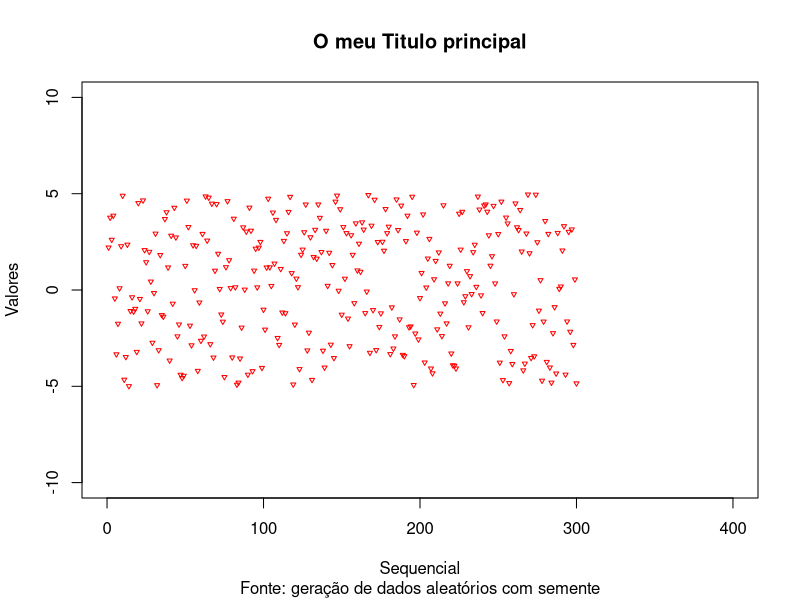
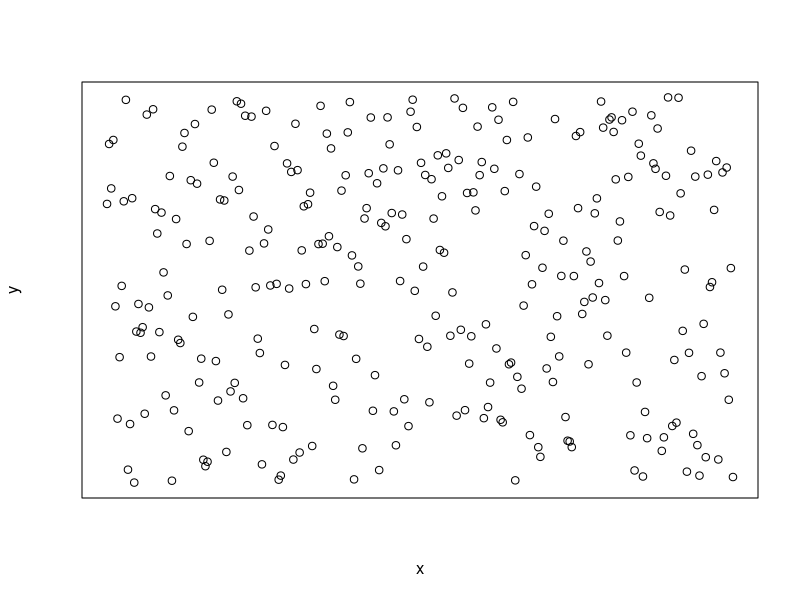
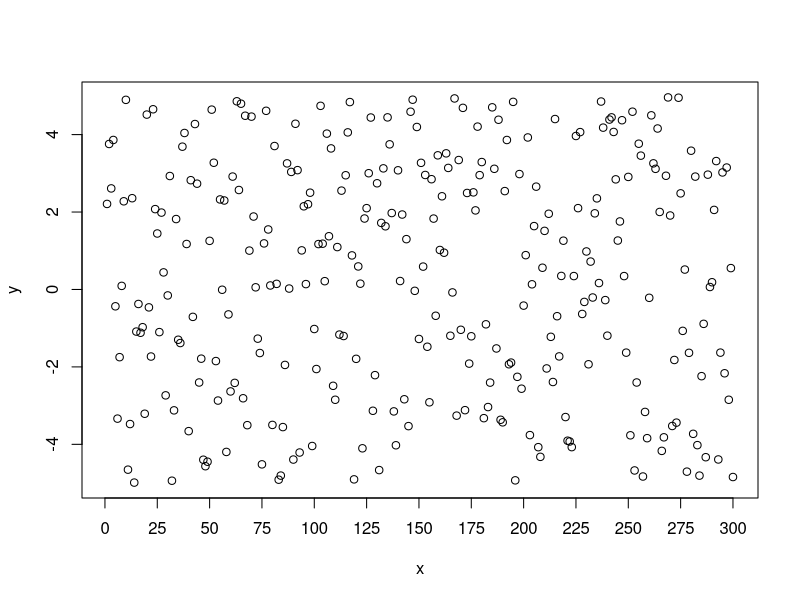
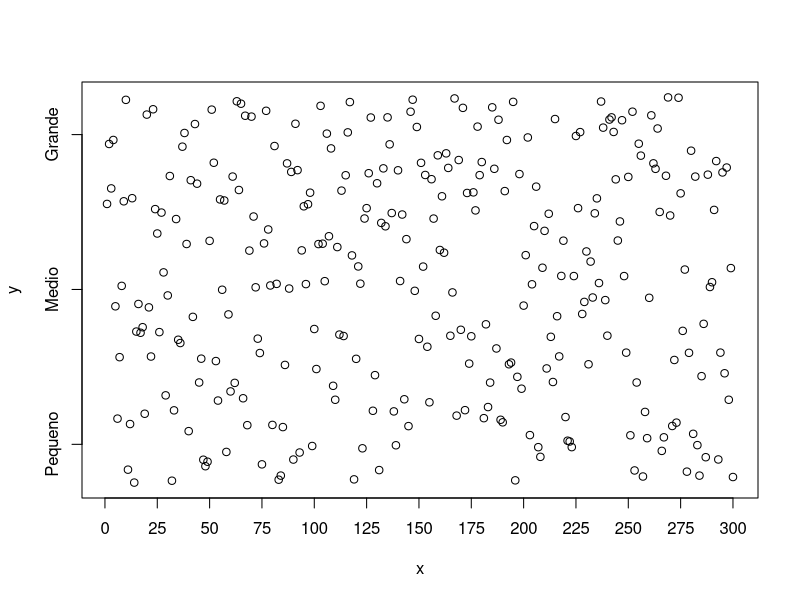
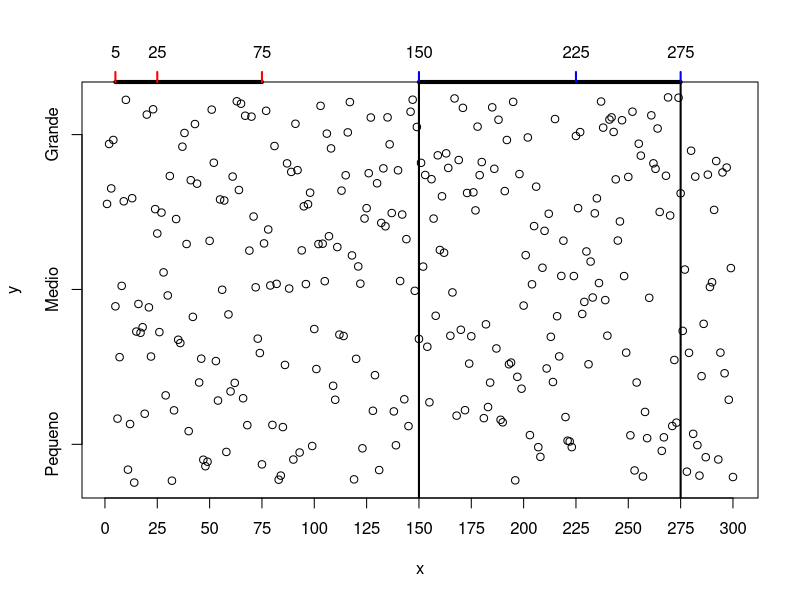
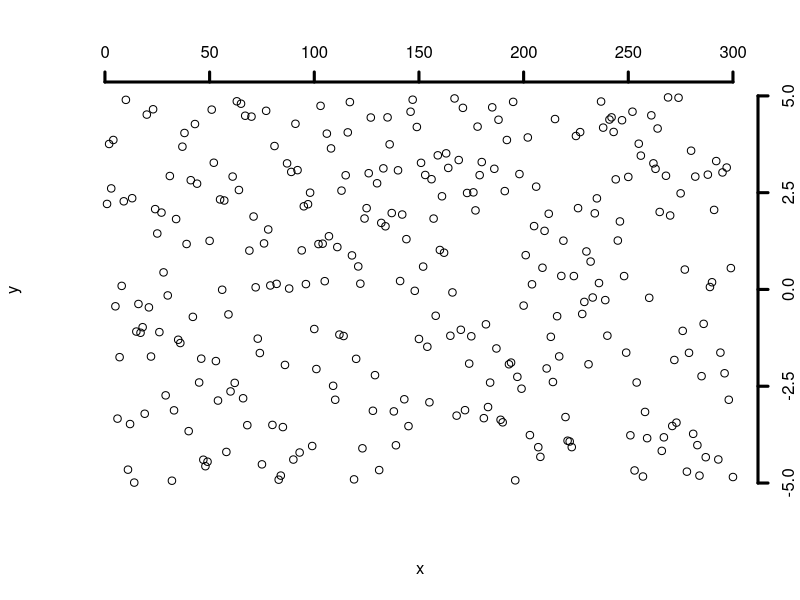
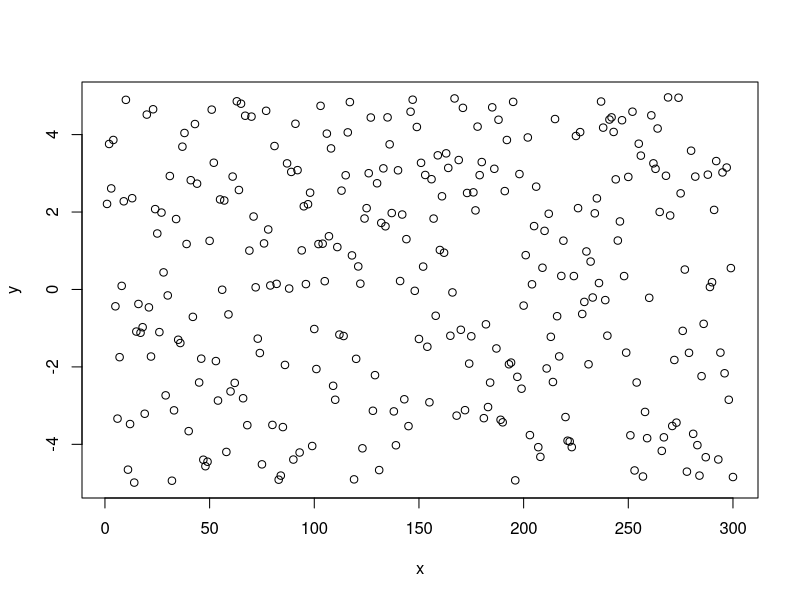
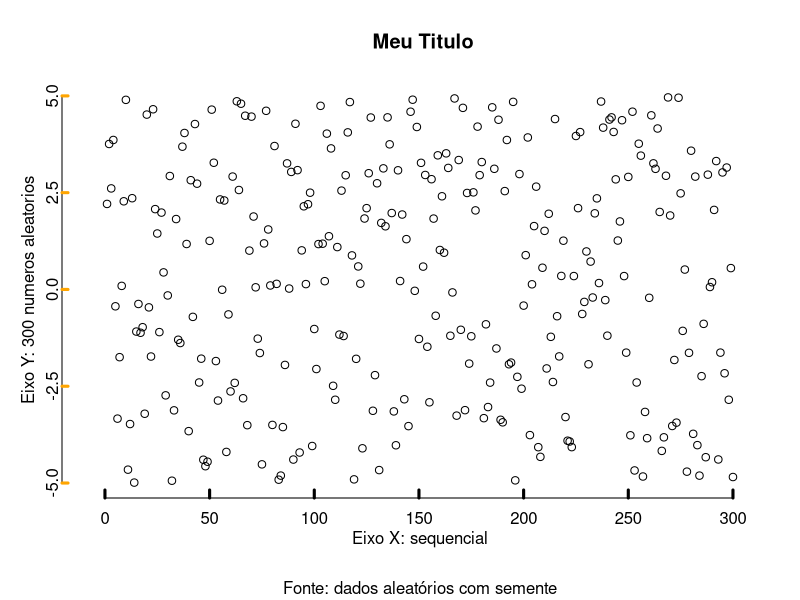

Here is the R script that generated these plots, in order:
## ---- chunk 1
knitr::opts_chunk$set(echo = TRUE)
## ---- chunk 2
pro<- par(no.readonly=TRUE) 
## ---- chunk 3
set.seed(12345) # semente serve para reprodução de valores iguais em dados aleatórios (ou  seudo...)

x<-1:300

y<-runif(x,-5,5)

# gráfico ...Dica, ordene sempre os argumentos de forma semelhante para encontrar de forma rápida o que quer modificar. Separe cada elemento em linhas separadas...
# Nesse exemplo: primeira linha tem os dados a serem graficados
# Segunda e terceira, os limites dos eixos
# Quarta até sexta, aparência dos pontos, cor, tipo e tamanho
# Sétima até o final, títulos principais, sub e títulos dos eixos
plot(x, y, 
     ylim = c(-10,10), 
     xlim = c(0,400),
     col  = "red", 
     pch  = 25, 
     cex  = 0.5,
     main = "O meu Titulo principal",
     sub  = "Fonte: geração de dados aleatórios com semente",
     xlab = "Sequencial", 
     ylab = "Valores")


## ---- chunk 4
par(pro) # voltamos aos valores padrão..
plot(x,y,
     xaxt = "n",   # o valor xaxt="n", impede de plotar o eixo x
     yaxt = "n")   # o valor yaxt="n", impede de plotar o eixo y 
## ---- chunk 5

plot(x,y,
     xaxt="n") # o valor xaxt="n", impede de plotar o eixo x

axis(side= 1,
     at  = c(seq(0, 300, 25))) # valores no eixo x de x=0 a 300, cada 25

## ---- chunk 6
plot(x,y,
     xaxt="n",
     yaxt="n")

axis(side= 1,                  # no eixo x inferior
     at  = c(seq(0, 300, 25))) # plotar os valores no eixo x de x=0 a 300, cada 25

axis(side   = 2,                               # no eixo y, lateral esquerdo
     at     = c(-4,0,4),                       # nas posições de vetor indicado
     labels = c("Pequeno","Medio","Grande"))   # plotar os textos indicados
## ---- chunk 7
plot(x,y,
     xaxt="n",
     yaxt="n")

axis(side = 1,                  # no eixo x inferior
     at   = c(seq(0, 300, 25))) # plotar os valores no eixo x de x=0 a 300, cada 25

axis(side   = 2,                               # no eixo y, lateral esquerdo
     at     = c(-4,0,4),                       # nas posições de vetor indicado
     labels = c("Pequeno","Medio","Grande"))   # plotar os textos indicados

axis(side      = 3,            # adicionamos no eixo x superior
     at        = c(5,25,75),   # nos valores...
     lwd       = 4,            # espessura de 4 
     lwd.ticks = 2,            # espessura das marcas
     col.ticks = "red")        # cor das marcas

axis(side      =3,                # adicionamos no eixo x superior
     at        = c(150,225,275),  # nos valores...
     lwd       = 4,               # espessura de 4
     lwd.ticks = 2,               # espessura das marcas 
     col.ticks = "blue")          # cor das marcas

abline(v=150, lwd =2)   # linha vertical no valor de 150, espessura 2

abline(v=275, lwd =2)   # linha vertical no valor de 150, espessura 2
## ---- chunk 8
plot(x,y,
     bty ="n",  # suprimir a caixa do gráfico (borda exterior)
     xaxt="n",  # suprimir eixo x
     yaxt="n")  # suprimir eixo y

axis(side = 3,
     at   = seq(0,300,50),
     lwd  = 3)
axis(side = 4,
     at   = seq(-5,5,2.5),
     lwd  = 3)
## ---- chunk 9

par(tcl = -0.5, # valor padrão, controla o tamanho das marcas e a direção, valor negativo = marca fora
    mgp = c(3,1,0)) #padrão

plot(x,y) 
## ---- chunk 10
# sua solução

## ---- chunk 11
# sua solução

## ---- chunk 12
par(pro)
plot(x,y,
     bty  ="n",  # suprimir a caixa do gráfico (borda exterior)
     xaxt = "n",
     yaxt = "n",
     xlab = "",
     ylab = "", 
     main = " Meu Titulo", 
     sub  = "Fonte: dados aleatórios com semente")

axis(side     = 1,
     at       = seq(0,300,50),
     tcl      = 0.4,
     lwd.ticks= 3,
     mgp      = c(0,0.5,0))
#usamos mtext porque o eixo foi desabilitado em plot..
mtext(side = 1,         
      text = "Eixo X: sequencial",
      line = 1.5)

axis(side     = 2,
     at       = seq(-5,5,2.5),
     tcl      = 0.3,
     lwd.ticks= 3 ,
     col.ticks= "orange",
     mgp      = c(0,1,1))

mtext(side=2,
      text="Eixo Y: 300 numeros aleatorios",
      line=2.2)
## ---- chunk 13
par(pro)
par(oma  = c(3,3,3,0),  # parâmetro que estabelece a margem exterior da janela comum
    mar  = c(2,2,2,1),  # parâmetro que estabelece a margem exterior de cada gráfico(em linhas)
    mfrow= c(2,2),      # parâmetro que determina a quantidade e posição dos gráficos
    pty  = "s")         # parâmetro que ajusta os eixos para deixar eles de igual tamanho

plot(1,1, ylab="", xlab="", type="n", main = "1")
plot(1,1, ylab="", xlab="", type="n", main = "2")
plot(1,1, ylab="", xlab="", type="n", main = "3")
plot(1,1, ylab="", xlab="", type="n", main = "4")

mtext(text = "Rótulo comum ao eixo x",
      side = 1,
      line = 0,
      outer= TRUE)

mtext(text ="Rótulo comum ao eixo y",
      side = 2,
      line = 0,
      outer= TRUE)
mtext(text ="Vários gráficos numa janela só",
      side = 3,
      line = 0,
      outer= TRUE,
      cex  = 1.5)
## ---- chunk 14
cars <- datasets::cars                 # salvamos os dados
linha.reg <- lm(cars$dist ~ cars$speed)# calculamos uma regressão linear simples
linha.pol <- stats::lowess(cars)

plot(cars, 
     cex.main = 0.9,
     main = "Distância de parada vs. velocidade \n Linha vermelha = regressao linear -  Linha azul =  regressão polinômica",
     sub  = "Fonte datasets::cars",
     xlab = "Velocidade em mph",
     ylab = "Distância em m") # diagrama de dispersão

abline(linha.reg, 
       lwd = 2,
       lty = 5,
       col ="red")

lines(linha.pol,  # plotar a lina
      lwd = 2,    # largura da linha
      lty = 4,    # tipo de linhas veja o argumento em graphics::par	
      col = "blue")
## ---- chunk 15
setosa <-iris[which(iris$Species == "setosa"),]
plot(setosa$Sepal.Length, setosa$Sepal.Width)

## ---- chunk 16
# gráfico anterior
plot(setosa$Sepal.Length, setosa$Sepal.Width)

# separamos os dados da espécie "virgínica"
virginica <-iris[which(iris$Species == "virginica"),]
# adicionamos os pontos com cor vermelha e ponto cheio
points(virginica $Sepal.Length, virginica $Sepal.Width, col = "red", pch = 19)
## ---- chunk 17
# gráfico anterior
plot(setosa$Sepal.Length, setosa$Sepal.Width,
     xlim = c(4,8),
     ylim = c(2,5),
     main = " Espaço redimensionado")

# separamos os dados da espécie "virgínica"
virginica <-iris[which(iris$Species == "virginica"),]
# adicionamos os pontos com cor vermelha e ponto cheio
points(virginica $Sepal.Length, virginica $Sepal.Width, col = "red", pch = 19)
## ---- chunk 18
plot(virginica$Sepal.Length, virginica$Sepal.Width)

destacados <- virginica[which(virginica$Sepal.Length > 7.5),]

points(destacados$Sepal.Length,destacados$Sepal.Width, pch =17, col = "red")

## ---- chunk 19
iris <- datasets::iris

head(iris)

plot(iris)
## ---- chunk 20
iris <- (datasets::iris)
attach(iris)

par(pro)

par(oma  = c(5,5,5,3), 
    mar  = c(1,1,1,1),
    pty  = "s")

plot(iris[1:4], 
     col= iris$Species)
## ---- chunk 21
plot(Sepal.Length, 
     xlim = c(4,9),
     ylim = c(1,5),
     Sepal.Width, col=Species)
legend("topright", legend = levels(Species), col = 1:3, cex = 0.6, pch = 1)


## ---- chunk 22
sessionInfo()

save(list = ls(), file = "Oficina_AED_graf02.Rdata") 


